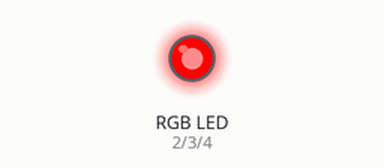
Bench run of a sketch on a simulated Arduino Uno, built with avr-gcc and run on an emulated ATmega328P. Shown: an RGB LED mixed from three pins (HIGH = lit).

Above: at 0.2 s.
At 0.7 s:
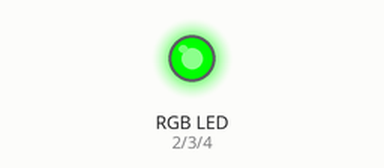
At 2.7 s:
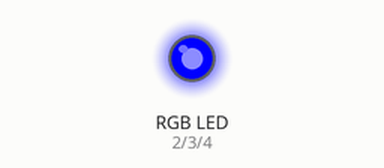
Timing chart, 0 to 3.5 s (numbered marks = the images above):
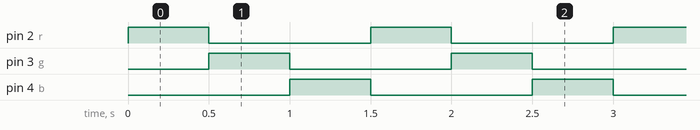

Measured:
- by itself, pin 2 (r), pin 3 (g), pin 4 (b): alternates HIGH for 0.50 s and LOW for 1.0 s
- by itself, everything shown: repeats every 1.5 s, in 4 steps

The sketch:

rgb-led.ino
```cpp
int r = 2; // Контакт 2 красный.
int g = 3; // Контакт 3 зеленый.
int b = 4; // Контакт 4 голубой.

void setup() {
  // Инициализация цифровых выводов как выходы.
  pinMode(r, OUTPUT);
  pinMode(g, OUTPUT);
  pinMode(b, OUTPUT);
}

void loop() {
  digitalWrite(r, HIGH); // Включаем красный.
  delay(500); // Ждем 500 Мс.
  digitalWrite(r, LOW); // Включаем красный.
  digitalWrite(g, HIGH); // Включаем красный.
  delay(500); // Ждем 500 Мс.
  digitalWrite(g, LOW); // Включаем красный.
  digitalWrite(b, HIGH); // Включаем голубой.
  delay(500); // Ждем 500 Мс.
  digitalWrite(b, LOW); // Выключаем голубой.
}
```
